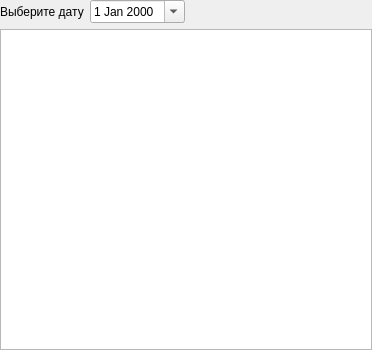
<?xml version="1.0" encoding="UTF-8"?>
<ui version="4.0">
 <class>Form</class>
 <widget class="QWidget" name="Form">
  <property name="geometry">
   <rect>
    <x>0</x>
    <y>0</y>
    <width>372</width>
    <height>350</height>
   </rect>
  </property>
  <property name="windowTitle">
   <string>Form</string>
  </property>
  <layout class="QVBoxLayout" name="verticalLayout" stretch="0,0">
   <property name="leftMargin">
    <number>0</number>
   </property>
   <property name="topMargin">
    <number>0</number>
   </property>
   <property name="rightMargin">
    <number>0</number>
   </property>
   <property name="bottomMargin">
    <number>0</number>
   </property>
   <item>
    <layout class="QHBoxLayout" name="horizontalLayout">
     <item>
      <widget class="QLabel" name="label">
       <property name="text">
        <string>Выберите дату</string>
       </property>
      </widget>
     </item>
     <item>
      <widget class="QDateEdit" name="dateSelector">
       <property name="calendarPopup">
        <bool>true</bool>
       </property>
      </widget>
     </item>
     <item>
      <spacer name="horizontalSpacer">
       <property name="orientation">
        <enum>Qt::Horizontal</enum>
       </property>
       <property name="sizeHint" stdset="0">
        <size>
         <width>40</width>
         <height>20</height>
        </size>
       </property>
      </spacer>
     </item>
    </layout>
   </item>
   <item>
    <widget class="QTableView" name="notesView">
     <property name="editTriggers">
      <set>QAbstractItemView::NoEditTriggers</set>
     </property>
     <property name="selectionBehavior">
      <enum>QAbstractItemView::SelectRows</enum>
     </property>
    </widget>
   </item>
  </layout>
 </widget>
 <resources/>
 <connections/>
</ui>
